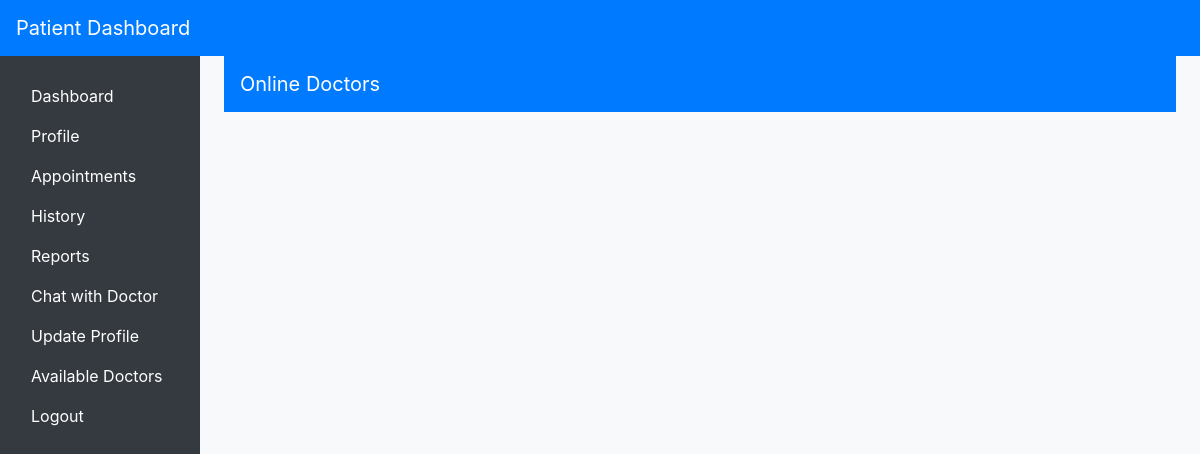
Before: /doctors_list/ with the older database file.
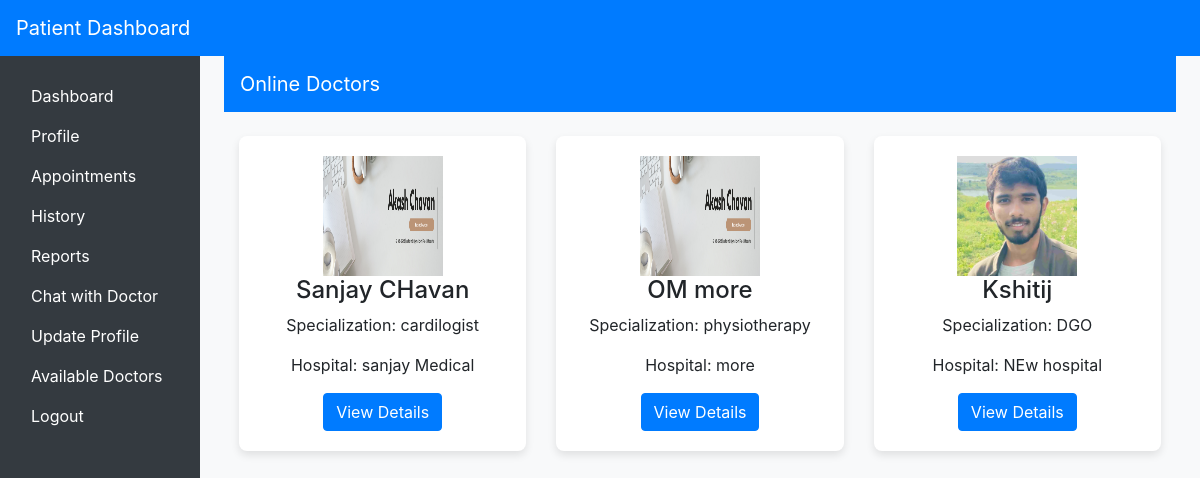
After: the same page with the newer database file.
### app/models.py (models this page shows, shortened)
class Doctor(models.Model):
    user = models.OneToOneField(User, on_delete=models.CASCADE, null=True)
    full_name = models.CharField(max_length=30)
    online = models.BooleanField(default=False)
    hospital_name = models.CharField(max_length=20)
    address = models.CharField(max_length=20)
    specialization = models.CharField(max_length=20, default=None)
    degrees = models.CharField(max_length=30, default=None)
    profile_picture = models.ImageField(upload_to='product_images/')
    phone_number = models.CharField(max_length=15, default=None)

### app/views.py (the view)
# urls.py: path('doctors_list/',views.display_doctors,name='doctors_list'),
def display_doctors(request):
    doctors = Doctor.objects.filter(online=True)
    return render(request, 'online_doc_list.html', {'doctors': doctors})

### templates/online_doc_list.html (shortened to what this page needs)
{% extends "patient_base.html" %}
{% block content %}
<!DOCTYPE html>
<html lang="en">
<head>
    <link href="https://stackpath.bootstrapcdn.com/bootstrap/4.5.2/css/bootstrap.min.css" rel="stylesheet">
</head>
<body>
    <nav class="navbar navbar-expand-lg navbar-light">
        <a class="navbar-brand text-white" href="#">Online Doctors</a>
    </nav>
    <div class="container mt-4">
        <div class="row">
            {% for doctor in doctors %}
            <div class="col-md-4">
                <div class="doctor-card text-center">
                    <img src="{{ doctor.profile_picture.url }}" alt="Doctor Picture" width="120" height="120">
                    <h4>{{ doctor.full_name }}</h4>
                    <p>Specialization: {{ doctor.specialization }}</p>
                    <p>Hospital: {{ doctor.hospital_name }}</p>
                    <a href="{% url 'doctor_details' doctor.id %}" class="btn btn-primary">View Details</a>
                </div>
            </div>
            {% endfor %}
        </div>
    </div>
</body>
</html>
{% endblock %}

### templates/patient_base.html (shortened to what this page needs)
{% load static %}
<!DOCTYPE html>
<html lang="en">
<head>
    <link href="https://stackpath.bootstrapcdn.com/bootstrap/4.5.2/css/bootstrap.min.css" rel="stylesheet">
</head>
<body>
    <nav class="navbar navbar-expand-lg navbar-light">
        <a class="navbar-brand text-white" href="#">Patient Dashboard</a>
    </nav>
    <div class="container-fluid">
        <div class="row">
            <nav class="col-md-2 d-none d-md-block sidebar">
                <div class="sidebar-sticky">
                    <ul class="nav flex-column">
                        <li class="nav-item">
                            <a class="nav-link" href="{% url 'patient_dashboard_view' %}">Dashboard</a>
                        </li>
                        <li class="nav-item">
                            <a class="nav-link" href="{% url 'patient_profile' %}">Profile</a>
                        </li>
                        <li class="nav-item">
                            <a class="nav-link" href="#">Appointments</a>
                        </li>
                        <li class="nav-item">
                            <a class="nav-link" href="#">History</a>
                        </li>
                        <li class="nav-item">
                            <a class="nav-link" href="#">Reports</a>
                        </li>
                        <li class="nav-item">
                            <a class="nav-link" href="#">Chat with Doctor</a>
                        </li>
                        <li class="nav-item">
                            <a class="nav-link" href="{% url 'update_profile' %}">Update Profile</a>
                        </li>
                        <li class="nav-item">
                            <a class="nav-link" href="{% url 'doctors_list' %}">Available Doctors</a>
                        </li>
                        <li class="nav-item">
                            <a class="nav-link" href="{% url 'logout' %}">Logout</a>
                        </li>
                    </ul>
                </div>
            </nav>
            <main role="main" class="col-md-9 ml-sm-auto col-lg-10 px-4">
                {% block content %}
                {% endblock %}
            </main>
        </div>
    </div>
</body>
</html>

### templates/patient_base.html (style rules this page uses)
body { background-color: #f8f9fa; }
.navbar { background-color: #007bff; color: white; }
.sidebar { background-color: #343a40; color: white; min-height: 100vh; padding-top: 20px; }
.sidebar a { color: white; text-decoration: none; }

### templates/online_doc_list.html (style rules this page uses)
body { background-color: #f8f9fa; }
.navbar { background-color: #007bff; color: white; }
.doctor-card { background-color: white; box-shadow: 0 4px 8px rgba(0, 0, 0, 0.1); border-radius: 8px; padding: 20px; margin-bottom: 20px; }

Changed rows visible on the page:
now on this page (row edited): Doctor: profile_picture (picture), full_name "Sanjay CHavan", specialization "cardilogist", hospital_name "sanjay Medical"
now on this page (row edited): Doctor: profile_picture (picture), full_name "OM more", specialization "physiotherapy", hospital_name "more"
now on this page (row edited): Doctor: profile_picture (picture), full_name "Kshitij", specialization "DGO", hospital_name "NEw hospital"
